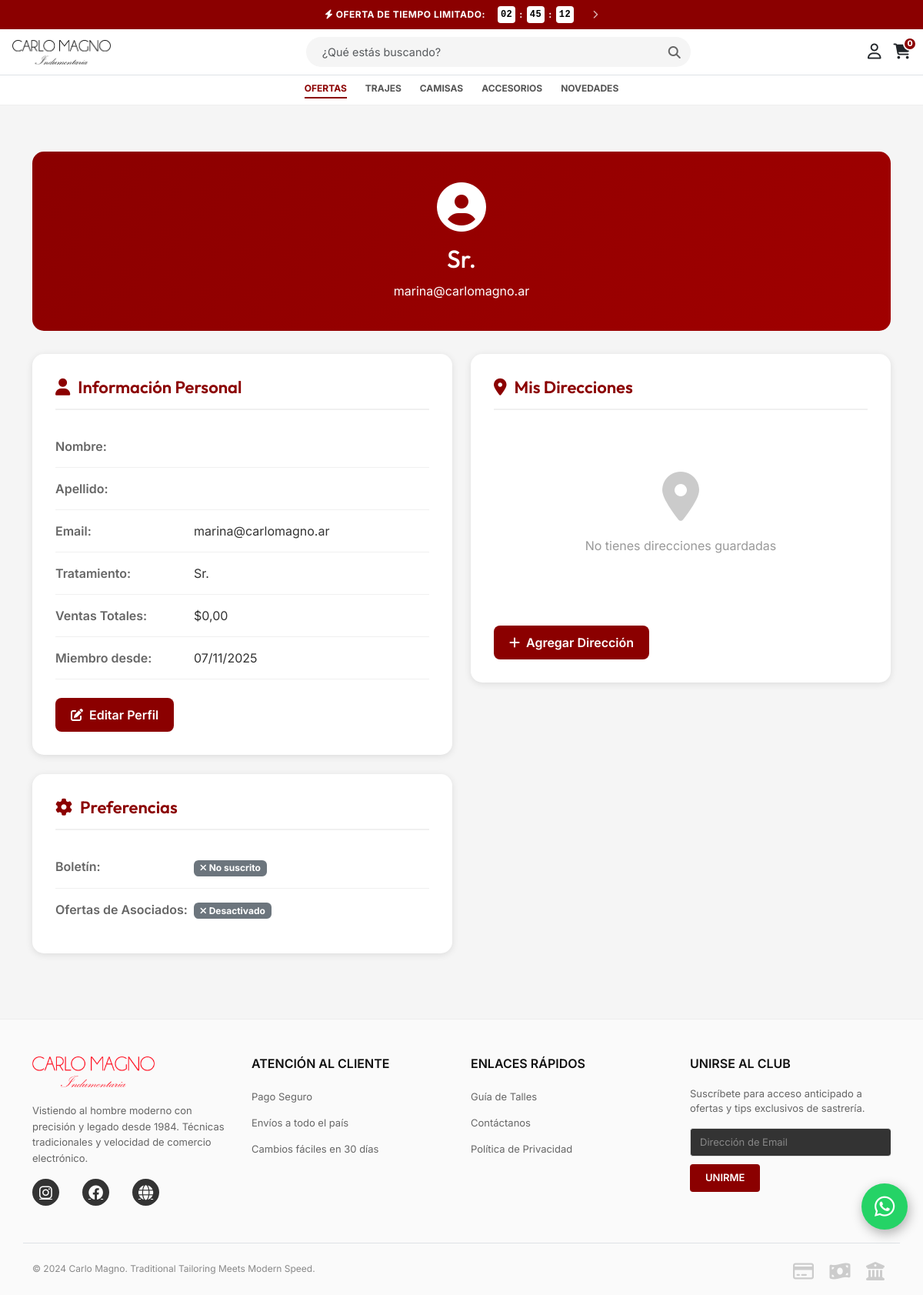
The app's page /perfil/ (signed in) with its own data.
### productos/models.py (models this page shows, shortened)
class Cliente(models.Model):
    TRATAMIENTO_CHOICES = [
        ('SR', 'Sr.'),
        ('SRA', 'Sra.'),
        ('SRTA', 'Srta.'),
        ('DR', 'Dr.'),
        ('DRA', 'Dra.'),
    ]
    tratamiento = models.CharField(
        max_length=10,
        choices=TRATAMIENTO_CHOICES,
        default='SR',
        verbose_name='Tratamiento'
    )
    nombre = models.CharField(max_length=100, verbose_name='Nombre')
    apellidos = models.CharField(max_length=100, verbose_name='Apellidos')
    email = models.EmailField(unique=True, verbose_name='Correo Electrónico')
    grupo = models.ForeignKey(
        GrupoCliente,
        on_delete=models.SET_NULL,
        null=True,
        blank=True,
        related_name='clientes',
        verbose_name='Grupo'
    )
    ventas_totales = models.DecimalField(
        max_digits=10,
        decimal_places=2,
        default=0,
        verbose_name='Ventas Totales'
    )
    activado = models.BooleanField(default=True, verbose_name='Cuenta Activada')
    boletin = models.BooleanField(default=False, verbose_name='Suscrito a Boletín')
    ofertas_asociados = models.BooleanField(default=False, verbose_name='Ofertas de Asociados')
    fecha_registro = models.DateTimeField(auto_now_add=True, verbose_name='Fecha de Registro')
    ultima_visita = models.DateTimeField(null=True, blank=True, verbose_name='Última Visit')
    class Meta:
        verbose_name = 'Cliente'
        verbose_name_plural = 'Clientes'
        ordering = ['-fecha_registro']

### productos/cliente_auth.py (the view)
# urls.py: path('perfil/', cliente_auth.perfil_cliente, name='perfil_cliente'),
@login_required(login_url='login_cliente')
def perfil_cliente(request):
    try:
        cliente = Cliente.objects.get(email=request.user.email)
    except Cliente.DoesNotExist:
        cliente = Cliente.objects.create(
            nombre=request.user.first_name,
            apellidos=request.user.last_name,
            email=request.user.email,
            activado=True
        )
    direcciones = cliente.direcciones.all()
    context = {
        'cliente': cliente,
        'direcciones': direcciones,
    }
    return render(request, 'perfil.html', context)

### productos/context_processors.py (called while the page is built, shortened)
def cart_processor(request):
    carrito = None
    cantidad_total = 0
    if request.user.is_authenticated:
        try:
            carrito = Carrito.objects.get(usuario=request.user)
            cantidad_total = carrito.get_cantidad_total()
        except Carrito.DoesNotExist:
            pass
    return {
        'carrito': carrito,
        'carrito_cantidad': cantidad_total
    }

### productos/models.py (called while the page is built)
    def get_cantidad_total(self):
        return sum(item.cantidad for item in self.items.all())

### templates/perfil.html (shortened to what this page needs)
{% extends 'base.html' %}
{% load static %}
{% block content %}
<div class="perfil-container">
    <div class="container">
        <div class="perfil-header">
            <i class="fas fa-user-circle fa-4x mb-3"></i>
            <h1>{{ cliente.get_tratamiento_display }} {{ cliente.nombre }} {{ cliente.apellidos }}</h1>
            <p class="mb-0">{{ cliente.email }}</p>
        </div>
        <div class="row">
            <div class="col-lg-6">
                <div class="perfil-card">
                    <h3><i class="fas fa-user"></i> Información Personal</h3>
                    <div class="info-row">
                        <div class="info-label">Nombre:</div>
                        <div class="info-value">{{ cliente.nombre }}</div>
                    </div>
                    <div class="info-row">
                        <div class="info-label">Apellido:</div>
                        <div class="info-value">{{ cliente.apellidos }}</div>
                    </div>
                    <div class="info-row">
                        <div class="info-label">Email:</div>
                        <div class="info-value">{{ cliente.email }}</div>
                    </div>
                    <div class="info-row">
                        <div class="info-label">Tratamiento:</div>
                        <div class="info-value">{{ cliente.get_tratamiento_display }}</div>
                    </div>
                    <div class="info-row">
                        <div class="info-label">Ventas Totales:</div>
                        <div class="info-value">${{ cliente.ventas_totales }}</div>
                    </div>
                    <div class="info-row">
                        <div class="info-label">Miembro desde:</div>
                        <div class="info-value">{{ cliente.fecha_registro|date:"d/m/Y" }}</div>
                    </div>
                    <div class="mt-4">
                        <a href="{% url 'editar_perfil' %}" class="btn btn-action btn-primary-custom">
                            <i class="fas fa-edit"></i> Editar Perfil
                        </a>
                    </div>
                </div>
                <div class="perfil-card">
                    <h3><i class="fas fa-cog"></i> Preferencias</h3>
                    <div class="info-row">
                        <div class="info-label">Boletín:</div>
                        <div class="info-value">
                            {% if cliente.boletin %}
                                <span class="badge bg-success"><i class="fas fa-check"></i> Suscrito</span>
                            {% else %}
                                <span class="badge bg-secondary"><i class="fas fa-times"></i> No suscrito</span>
                            {% endif %}
                        </div>
                    </div>
                    <div class="info-row">
                        <div class="info-label">Ofertas de Asociados:</div>
                        <div class="info-value">
                            {% if cliente.ofertas_asociados %}
                                <span class="badge bg-success"><i class="fas fa-check"></i> Activado</span>
                            {% else %}
                                <span class="badge bg-secondary"><i class="fas fa-times"></i> Desactivado</span>
                            {% endif %}
                        </div>
                    </div>
                </div>
            </div>
            <div class="col-lg-6">
                <div class="perfil-card">
                    <h3>
                        <i class="fas fa-map-marker-alt"></i> Mis Direcciones
                    </h3>
                    {% if direcciones %}
                        {% for direccion in direcciones %}
                        <div class="direccion-item {% if direccion.es_predeterminada %}predeterminada{% endif %}">
                            {% if direccion.es_predeterminada %}
                            <span class="direccion-badge">
                                <i class="fas fa-star"></i> Predeterminada
                            </span>
                            {% endif %}
                            <strong>{{ direccion.nombre }} {{ direccion.apellidos }}</strong>
                            <p class="mb-1">{{ direccion.direccion }}</p>
                            <p class="mb-1">{{ direccion.ciudad }}, {{ direccion.codigo_postal }}</p>
                            <p class="mb-1">{{ direccion.pais }}</p>
                            {% if direccion.telefono %}
                                <p class="mb-0"><i class="fas fa-phone"></i> {{ direccion.telefono }}</p>
                            {% endif %}
                            <div class="direccion-actions">
                                <a href="{% url 'editar_direccion' direccion.id %}" class="btn btn-sm btn-action btn-secondary-custom">
                                    <i class="fas fa-edit"></i> Editar
                                </a>
                                <a href="{% url 'eliminar_direccion' direccion.id %}"
                                   class="btn btn-sm btn-action btn-secondary-custom"
                                   onclick="return confirm('¿Estás seguro de eliminar esta dirección?')">
                                    <i class="fas fa-trash"></i> Eliminar
                                </a>
                            </div>
                        </div>
                        {% endfor %}
                    {% else %}
                        <div class="empty-state">
                            <i class="fas fa-map-marker-alt"></i>
                            <p>No tienes direcciones guardadas</p>
                        </div>
                    {% endif %}
                    <div class="mt-3">
                        <a href="{% url 'agregar_direccion' %}" class="btn btn-action btn-primary-custom">
                            <i class="fas fa-plus"></i> Agregar Dirección
                        </a>
                    </div>
                </div>
            </div>
        </div>
    </div>
</div>
{% endblock %}

### static/css/style.css (style rules this page uses)
a { color: #fff; }

### templates/perfil.html (style rules this page uses)
.perfil-container { padding: 60px 20px; background: #f5f5f5; min-height: 100vh; }
.perfil-header { background: linear-gradient(135deg, #8B0000 0%, #a00000 100%); color: white; padding: 40px; border-radius: 15px; margin-bottom: 30px; text-align: center; }
.perfil-header h1 { font-size: 32px; margin-bottom: 10px; }
.perfil-card { background: white; border-radius: 15px; padding: 30px; margin-bottom: 25px; box-shadow: 0 2px 10px rgba(0,0,0,0.1); }
.perfil-card h3 { color: #8B0000; font-size: 22px; font-weight: 600; margin-bottom: 20px; display: flex; align-items: center; gap: 10px; padding-bottom: 15px; border-bottom: 2px solid #f0f0f0; }
.info-row { display: flex; padding: 15px 0; border-bottom: 1px solid #f0f0f0; }
.info-row:last-child { border-bottom: none; }
.info-label { font-weight: 600; color: #666; width: 180px; }
.info-value { color: #333; flex: 1; }
.btn-action { padding: 10px 20px; border-radius: 8px; text-decoration: none; font-weight: 600; transition: all 0.3s; display: inline-flex; align-items: center; gap: 8px; }
.btn-primary-custom { background: #8B0000; color: white; border: none; }
.empty-state { text-align: center; padding: 60px 20px; color: #999; }
.empty-state i { font-size: 64px; margin-bottom: 20px; opacity: 0.5; }

### templates/base.html (style rules this page uses)
:root { --primary-red: #8b0000; --dark-red: #5a0000; --accent-orange: #d35400; --light-gray: #f8f9fa; --border-color: #eee; --text-dark: #111; --text-muted: #666; }
body { font-family: 'Inter', sans-serif; background-color: #ffffff; color: var(--text-dark); padding-bottom: 70px; }
h1, h2, h3, .navbar-brand { font-family: 'Outfit', sans-serif; }
@media (min-width: 992px) { body { padding-bottom: 0; } }

### records on screen
Cliente: tratamiento "Sr.", email "marina@carlomagno.ar", ventas_totales "0,00", fecha_registro "07/11/2025"

### other values on screen
{{ carrito_cantidad|default:0 }} "0"
